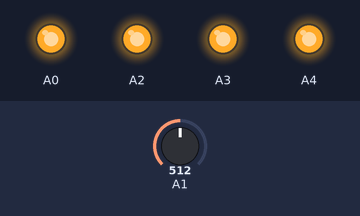
Recording of a sketch running on a simulated Arduino Uno, built with avr-gcc and run on an emulated ATmega328P. Parts: output pins drawn as LEDs (lit = HIGH). The inputs (shaded band) are chosen by the test bench; at power-on: A1 = 512. What the sketch prints to the serial monitor is not drawn.

Above: at 0.3 s.
Timing chart, 0 to 1.8 s (numbered marks = the images above):
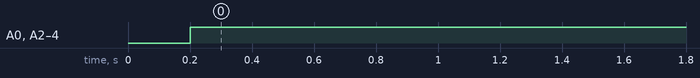

The sketch:

automatic_street_light_with_ldr1.ino
```cpp
// C++ code
//

void setup()
{
  pinMode(A1, INPUT);
  Serial.begin(9600);
  pinMode(A0, OUTPUT);
  pinMode(A2, OUTPUT);
  pinMode(A3, OUTPUT);
  pinMode(A4, OUTPUT);
}

void loop()
{
  Serial.println("Receiving LDR Value");
  int ldrvalue= analogRead(A1);
  Serial.println(ldrvalue);
  delay(200);
  // Wait for 1000 millisecond(s)
  if (ldrvalue>=900){
    analogWrite(A0,0);
    analogWrite(A2,0);
    analogWrite(A3,0);
    analogWrite(A4,0);

    delay(100);
}
  else {
    analogWrite(A0,255);
    analogWrite(A2,255);
    analogWrite(A3,255);
    analogWrite(A4,255);
    delay(500);
  }
}
```

Measured:
- by itself, A0, A2–4: LOW → HIGH at 0.20 s
